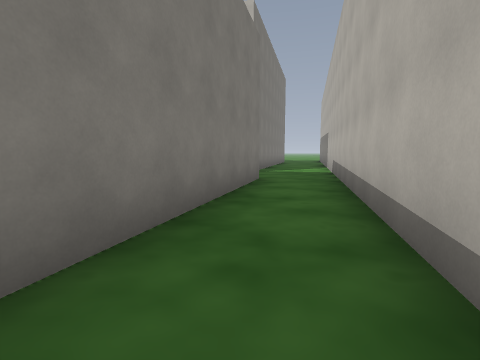
view 1 (above)

24 first-person views from a walk through a Godot game level. The camera is 1.3 m above the floor, tilts 6° down and sees 85° across. The floor is counted in squares, 2 m on a side. Each view is taken from the middle of a square. On the plan, view 1 faces up. The plan holds only what a view shows up to about 9 squares ahead; the rest is blank. The place goes on beyond the plan.

view 2
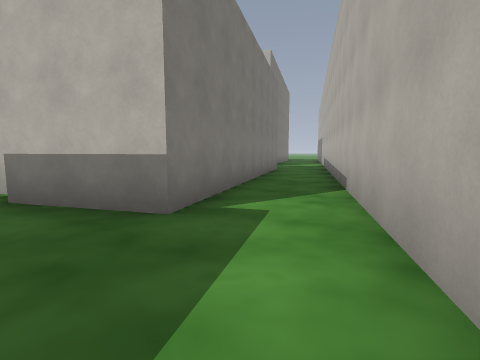

view 3
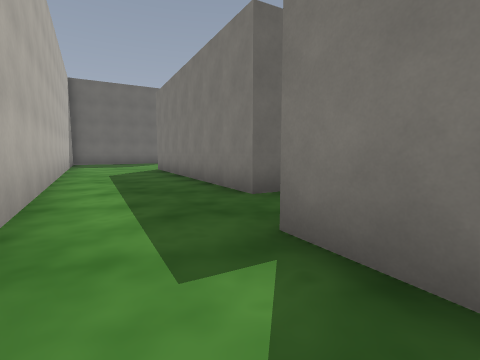

view 4
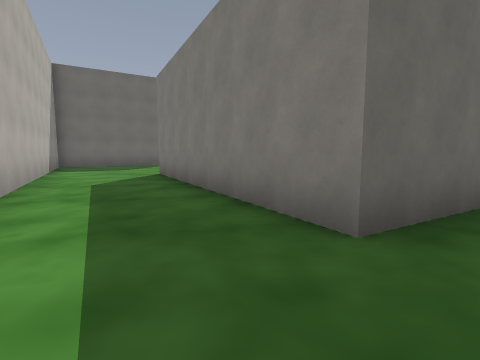

view 5
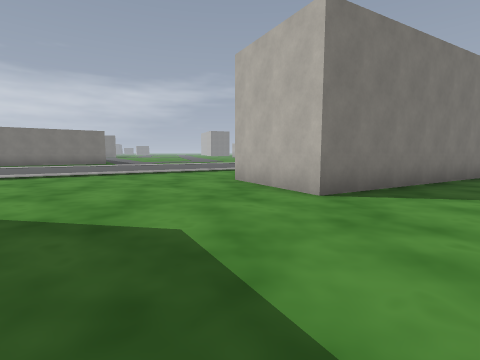

view 6
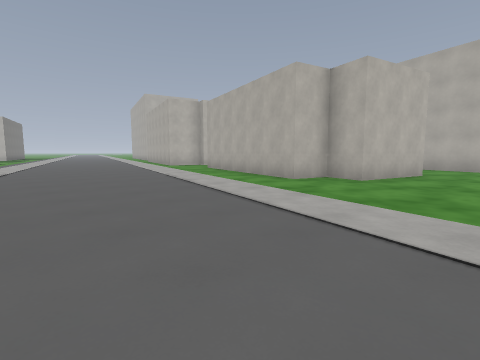

view 7
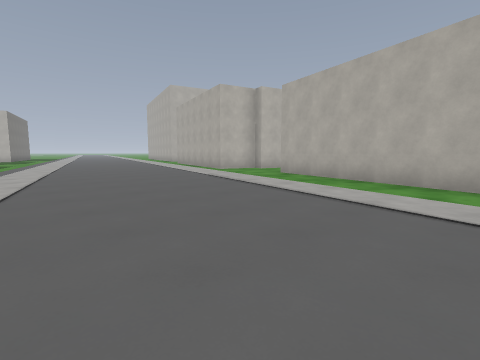

view 8
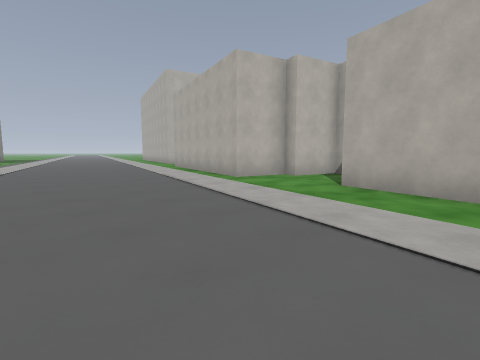

view 9
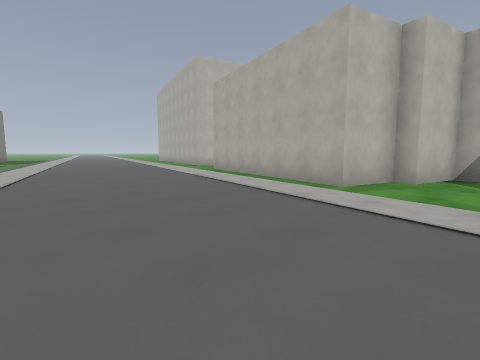

view 10
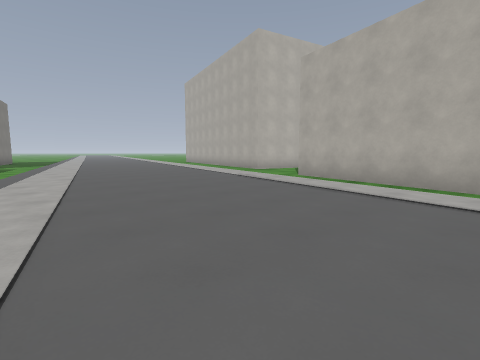

view 11
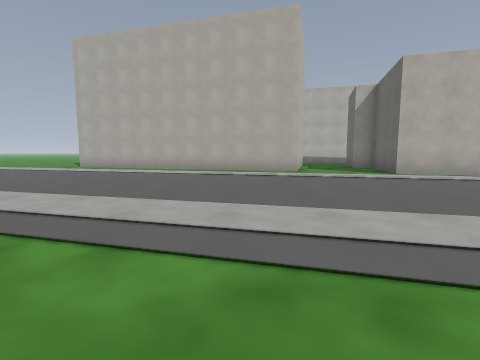

view 12
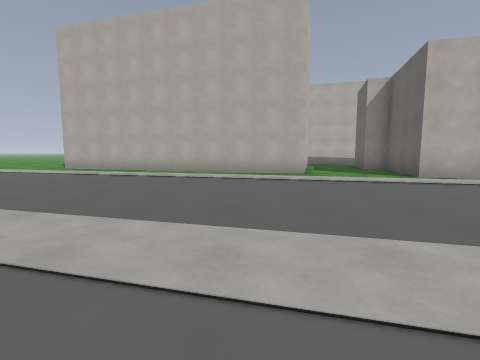

view 13
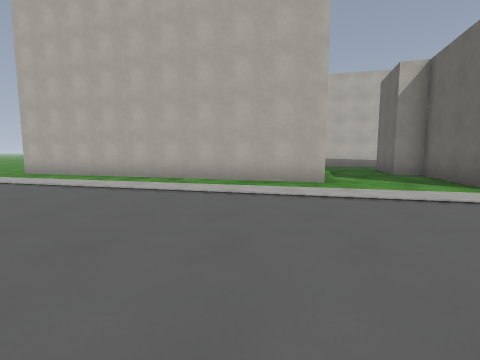

view 14
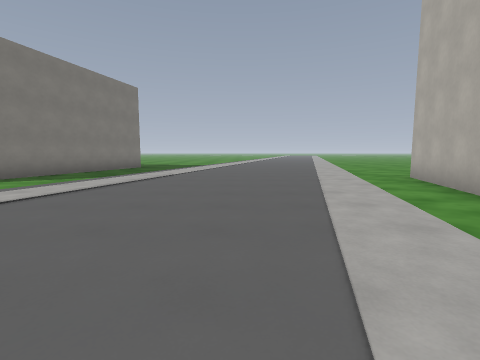

view 15
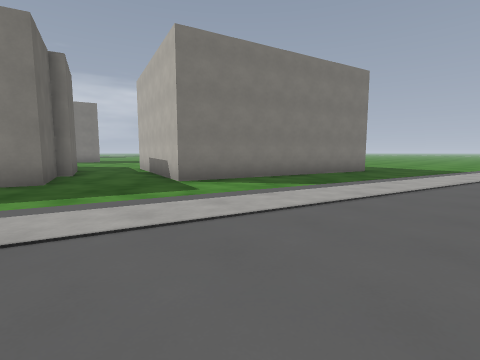

view 16
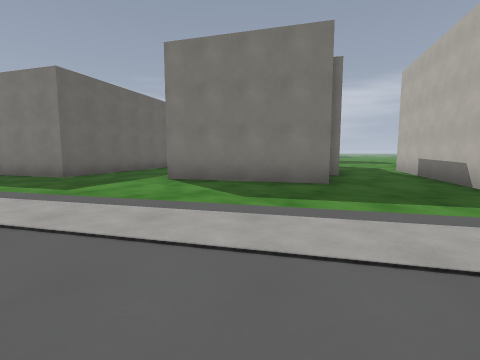

view 17
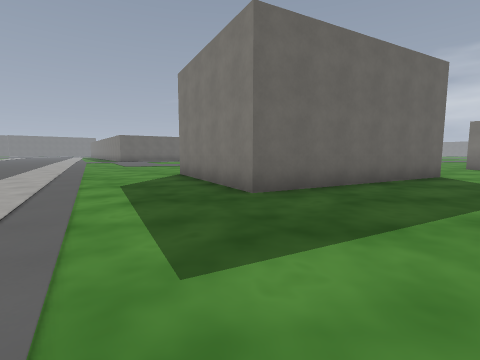

view 18
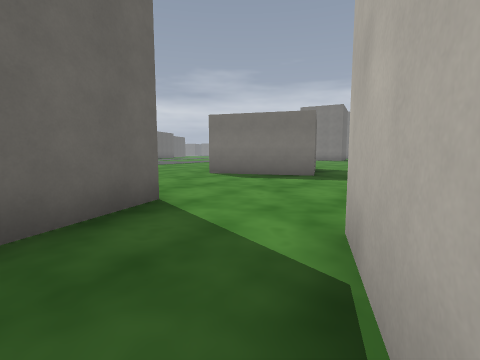

view 19
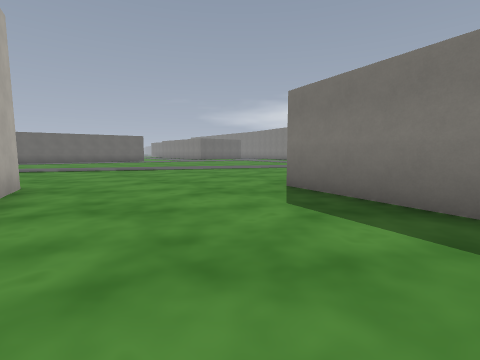

view 20
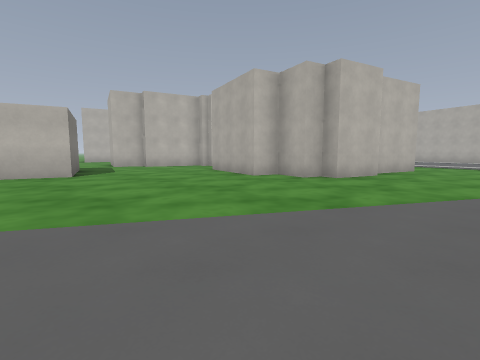

view 21
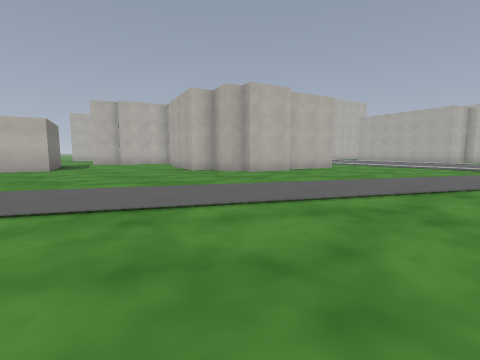

view 22
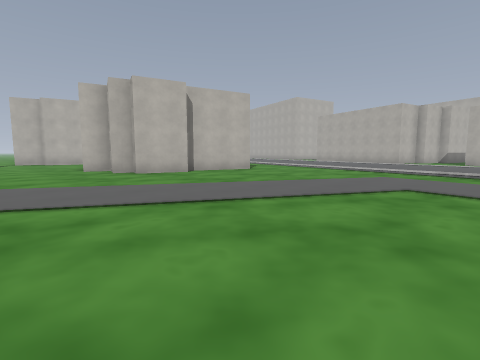

view 23
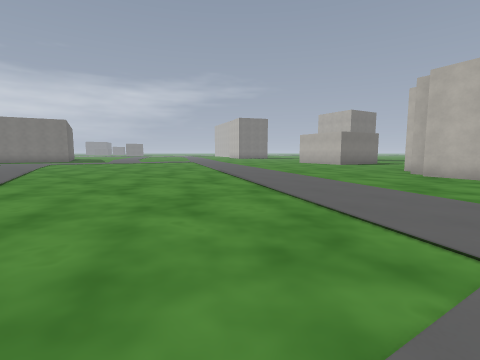

view 24
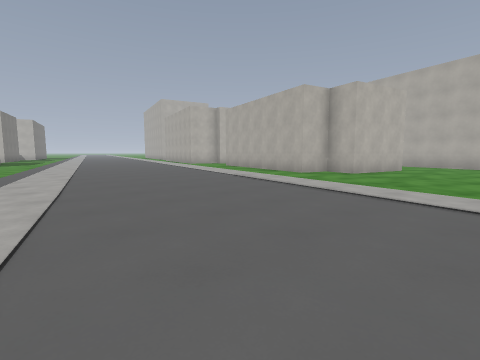

### Floor plan
Points are (right, up) in squares from view 1. A wall is a line through its corners. A room is listed if a view was taken in it or the views show most of it. See-through windows are left out.
Room 1 (views 1, 3)
walls: (-1.2, 0.9) (-1.8, -1.3); (0.2, -1.8) (0.8, 0.4)
ways out: opening at (-1, -1) to room 2; opening at (0, 1) to room 3
Room 2 (views 2, 4, 5, 6, 7, 8, 9, 10, 11, 12, 13, 14, 15, 16, 17, 18, 19, 20, 21, 22, 23, 24)
walls: (-18.9, 4.5) (-20.6, 4.9) (-20.4, 5.4) (-21, 5.6) (-20.7, 6.7) (-21.5, 6.9) (-20.9, 8.9); (-3.9, -0.1) (-5.4, 0.4) (-5.3, 0.7) (-6.9, 1.2) (-5.2, 7.3) (-2, 6.4) (-1.8, 7.2); (-17.3, 11.4) (-19.1, 11.9); (-5.2, -2.1) (-3, -2.7) (-4.9, -9.4) (-7.5, -8.7) (-7.2, -7.6) (-8.3, -7.3) (-6.7, -1.6); (-4, 9.9) (-1.3, 19.2); (-20.7, 9.9) (-15.1, 8.2) (-16.3, 4.2) (-18.2, 4.8); (-1.8, -1.3) (-4, -0.6); (-15.7, 15.9) (-15.8, 15.5) (-13.6, 14.9) (-14.7, 11.1); (-24.3, 13.1) (-25.3, 10) (-26.7, 10.5); (-10.9, 22.5) (-12.3, 17.3) (-15.4, 18.1); (-2.8, -13) (0.2, -1.8)
ways out: opening at (-1, -1) to room 1; opening at (-23.5, 13); opening at (-15, 17); opening at (-1, 8)
Room 3 (no view inside)
walls: (-0.1, 4.7) (-1.2, 0.9); (0.8, 0.4) (1.9, 4.5)
ways out: opening at (0, 1) to room 1; opening at (1, 5)

Where each view was taken, in squares from view 1:
view 1: 0 up, 0 right, facing up
view 2: 4 down, 1 left, facing up
view 3: 0 up, 0 right, facing down-left
view 4: 2 down, 1 left, facing down-left
view 5: 13 down, 3 left, facing up-left
view 6: 11 down, 14 left, facing up-right
view 7: 7 down, 14 left, facing up-right
view 8: 4 down, 12 left, facing up-right
view 9: 1 down, 12 left, facing up-right
view 10: 3 up, 12 left, facing up-right
view 11: 12 up, 13 left, facing right
view 12: 12 up, 12 left, facing right
view 13: 12 up, 10 left, facing right
view 14: 12 up, 6 left, facing up
view 15: 14 up, 7 left, facing up-left
view 16: 13 up, 8 left, facing left
view 17: 11 up, 12 left, facing down-left
view 18: 11 up, 17 left, facing left
view 19: 13 up, 21 left, facing down-left
view 20: 2 up, 27 left, facing up-right
view 21: 1 down, 27 left, facing up-right
view 22: 3 down, 24 left, facing up-right
view 23: 4 down, 19 left, facing up-left
view 24: 12 down, 16 left, facing up-right
